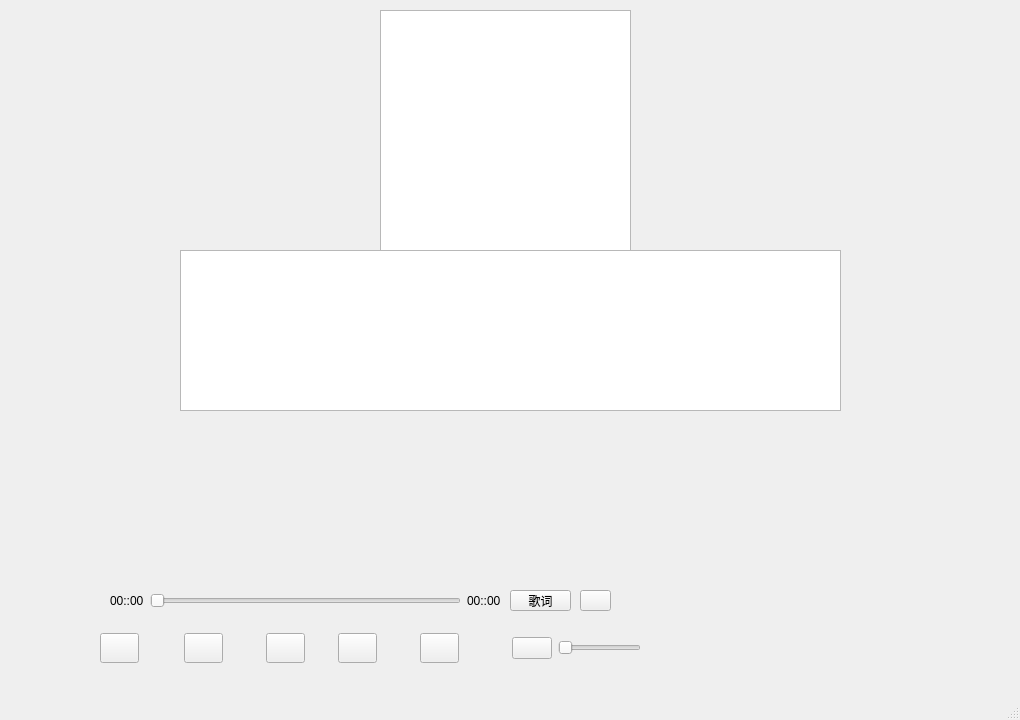
<?xml version="1.0" encoding="UTF-8"?>
<ui version="4.0">
 <class>MainWindow</class>
 <widget class="QMainWindow" name="MainWindow">
  <property name="geometry">
   <rect>
    <x>0</x>
    <y>0</y>
    <width>1020</width>
    <height>720</height>
   </rect>
  </property>
  <property name="minimumSize">
   <size>
    <width>1020</width>
    <height>720</height>
   </size>
  </property>
  <property name="windowTitle">
   <string>MainWindow</string>
  </property>
  <widget class="QWidget" name="centralwidget">
   <widget class="QListWidget" name="musicList">
    <property name="geometry">
     <rect>
      <x>380</x>
      <y>10</y>
      <width>251</width>
      <height>271</height>
     </rect>
    </property>
   </widget>
   <widget class="QPushButton" name="lyricsbtn">
    <property name="geometry">
     <rect>
      <x>510</x>
      <y>590</y>
      <width>61</width>
      <height>21</height>
     </rect>
    </property>
    <property name="text">
     <string>歌词</string>
    </property>
   </widget>
   <widget class="QListWidget" name="lyricslist">
    <property name="geometry">
     <rect>
      <x>180</x>
      <y>250</y>
      <width>661</width>
      <height>161</height>
     </rect>
    </property>
   </widget>
   <widget class="QWidget" name="layoutWidget">
    <property name="geometry">
     <rect>
      <x>100</x>
      <y>620</y>
      <width>541</width>
      <height>56</height>
     </rect>
    </property>
    <layout class="QHBoxLayout" name="horizontalLayout">
     <item>
      <widget class="QPushButton" name="prebtn">
       <property name="minimumSize">
        <size>
         <width>30</width>
         <height>30</height>
        </size>
       </property>
       <property name="text">
        <string/>
       </property>
      </widget>
     </item>
     <item>
      <spacer name="horizontalSpacer_4">
       <property name="orientation">
        <enum>Qt::Orientation::Horizontal</enum>
       </property>
       <property name="sizeHint" stdset="0">
        <size>
         <width>40</width>
         <height>20</height>
        </size>
       </property>
      </spacer>
     </item>
     <item>
      <widget class="QPushButton" name="playbtn">
       <property name="minimumSize">
        <size>
         <width>20</width>
         <height>30</height>
        </size>
       </property>
       <property name="text">
        <string/>
       </property>
      </widget>
     </item>
     <item>
      <spacer name="horizontalSpacer_3">
       <property name="orientation">
        <enum>Qt::Orientation::Horizontal</enum>
       </property>
       <property name="sizeHint" stdset="0">
        <size>
         <width>38</width>
         <height>20</height>
        </size>
       </property>
      </spacer>
     </item>
     <item>
      <widget class="QPushButton" name="nextbtn">
       <property name="minimumSize">
        <size>
         <width>30</width>
         <height>30</height>
        </size>
       </property>
       <property name="text">
        <string/>
       </property>
      </widget>
     </item>
     <item>
      <spacer name="horizontalSpacer_2">
       <property name="orientation">
        <enum>Qt::Orientation::Horizontal</enum>
       </property>
       <property name="sizeHint" stdset="0">
        <size>
         <width>28</width>
         <height>52</height>
        </size>
       </property>
      </spacer>
     </item>
     <item>
      <widget class="QPushButton" name="modelbtn">
       <property name="minimumSize">
        <size>
         <width>30</width>
         <height>30</height>
        </size>
       </property>
       <property name="text">
        <string/>
       </property>
      </widget>
     </item>
     <item>
      <spacer name="horizontalSpacer">
       <property name="orientation">
        <enum>Qt::Orientation::Horizontal</enum>
       </property>
       <property name="sizeHint" stdset="0">
        <size>
         <width>38</width>
         <height>51</height>
        </size>
       </property>
      </spacer>
     </item>
     <item>
      <widget class="QPushButton" name="listbtn">
       <property name="minimumSize">
        <size>
         <width>30</width>
         <height>30</height>
        </size>
       </property>
       <property name="text">
        <string/>
       </property>
      </widget>
     </item>
     <item>
      <spacer name="horizontalSpacer_5">
       <property name="orientation">
        <enum>Qt::Orientation::Horizontal</enum>
       </property>
       <property name="sizeHint" stdset="0">
        <size>
         <width>48</width>
         <height>20</height>
        </size>
       </property>
      </spacer>
     </item>
     <item>
      <layout class="QHBoxLayout" name="horizontalLayout_5">
       <item>
        <widget class="QPushButton" name="volumebtn">
         <property name="minimumSize">
          <size>
           <width>0</width>
           <height>0</height>
          </size>
         </property>
         <property name="text">
          <string/>
         </property>
        </widget>
       </item>
       <item>
        <widget class="QSlider" name="volumeBar">
         <property name="orientation">
          <enum>Qt::Orientation::Horizontal</enum>
         </property>
        </widget>
       </item>
      </layout>
     </item>
    </layout>
   </widget>
   <widget class="QWidget" name="layoutWidget">
    <property name="geometry">
     <rect>
      <x>110</x>
      <y>590</y>
      <width>391</width>
      <height>21</height>
     </rect>
    </property>
    <layout class="QHBoxLayout" name="horizontalLayout_2">
     <item>
      <widget class="QLabel" name="currentTime">
       <property name="text">
        <string>00::00</string>
       </property>
      </widget>
     </item>
     <item>
      <widget class="QSlider" name="progressBar">
       <property name="autoFillBackground">
        <bool>true</bool>
       </property>
       <property name="orientation">
        <enum>Qt::Orientation::Horizontal</enum>
       </property>
      </widget>
     </item>
     <item>
      <widget class="QLabel" name="totalTime">
       <property name="text">
        <string>00::00</string>
       </property>
      </widget>
     </item>
    </layout>
   </widget>
   <widget class="QPushButton" name="bkgbtn">
    <property name="geometry">
     <rect>
      <x>580</x>
      <y>590</y>
      <width>31</width>
      <height>21</height>
     </rect>
    </property>
    <property name="text">
     <string/>
    </property>
   </widget>
  </widget>
  <widget class="QMenuBar" name="menubar">
   <property name="geometry">
    <rect>
     <x>0</x>
     <y>0</y>
     <width>1020</width>
     <height>18</height>
    </rect>
   </property>
  </widget>
  <widget class="QStatusBar" name="statusbar"/>
 </widget>
 <resources/>
 <connections/>
</ui>
